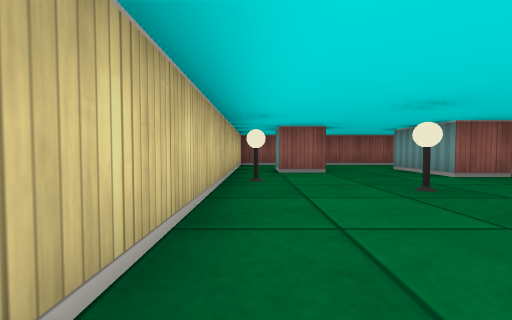
View 1 (above)

12 first-person views from a walk through a cub3D level. The camera is about half as high as the walls, tilts 2° down and sees 90° across. The floor is counted in squares. Each view is taken from the middle of a square. On the plan, view 1 faces up. The plan holds only what a view shows up to about 9 squares ahead; the rest is blank. The place goes on beyond the plan.

View 2
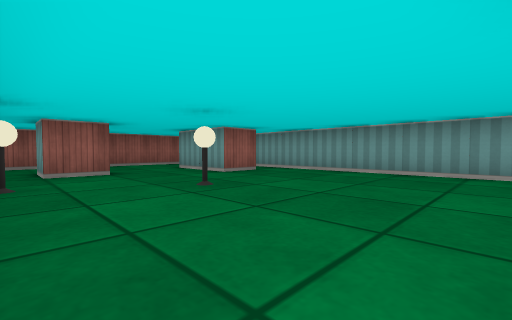

View 3
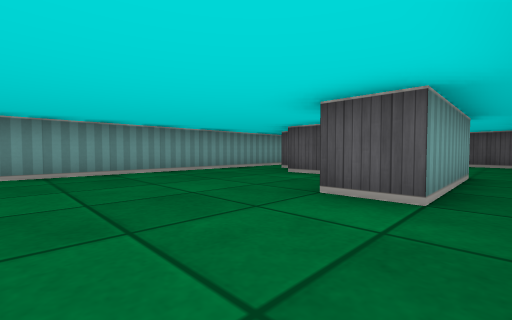

View 4
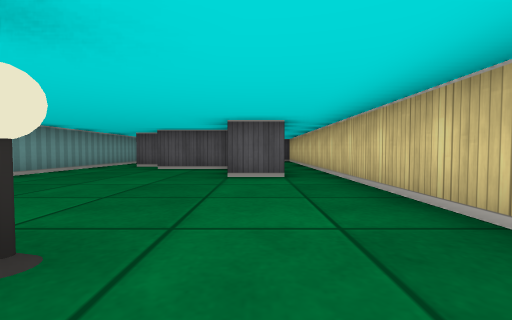

View 5
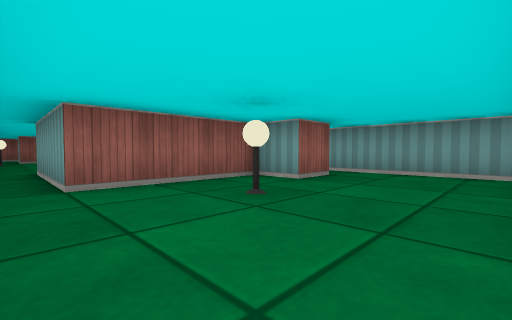

View 6
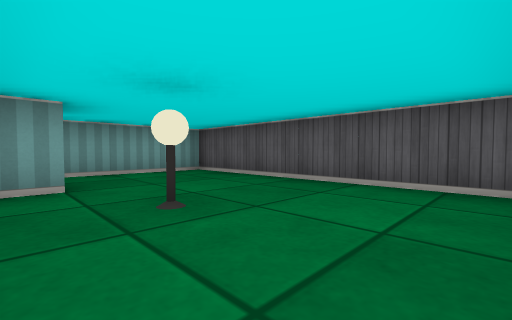

View 7
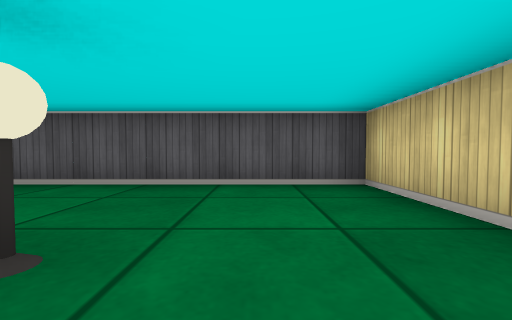

View 8
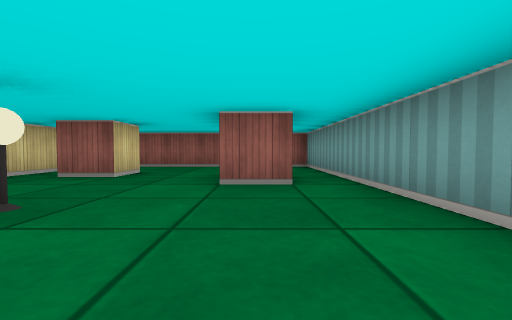

View 9
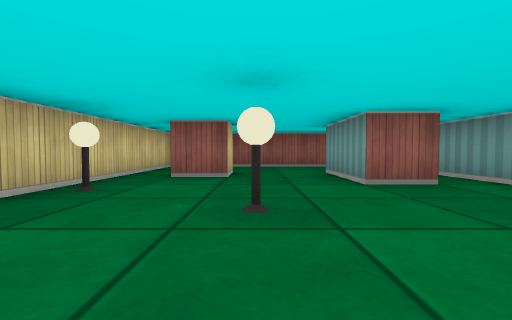

View 10
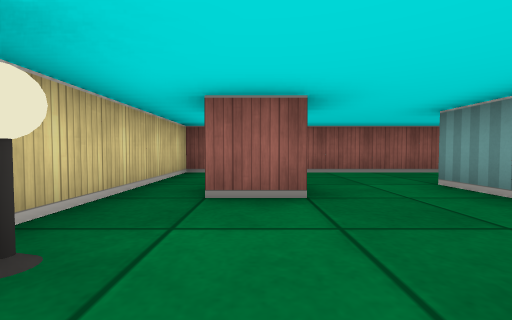

View 11
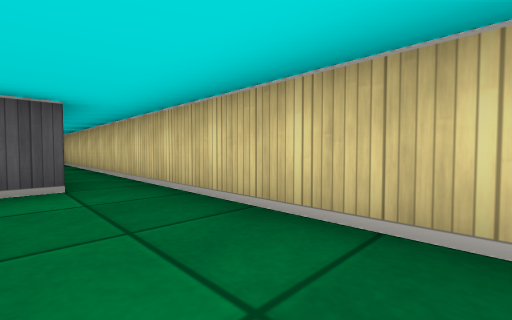

View 12
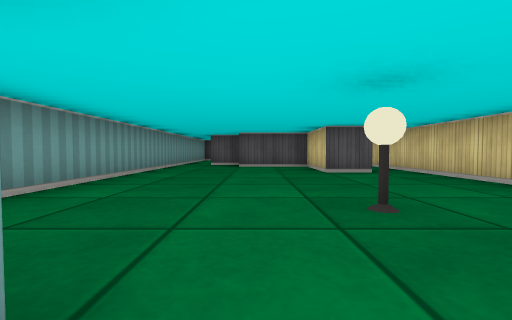

### Floor plan
Ten units are one square. View 1 is at (0, 0); x grows to the right and y downward. Boxes are objects, and circles mark ways between rooms. Rooms are numbered by the first view taken in them; rooms with no view inside come last. Other rooms are left out.
<svg viewBox="-10 -90 70 170">
<path fill="none" stroke="#000" d="M46 -45 35 -45 35 -65M15 -65 15 -55 5 -55 5 -65M5 5 15 5 15 25 35 25M45 -85 -5 -85 -5 5M55 25 55 -65M35 35 45 35M46 45 35 45 35 35 5 35 5 5M-5 5 -5 75 55 75 55 25M55 -65 55 -85 45 -85"/>
<rect x="-5" y="-45" width="10" height="10" fill="#bbb"><title>lamp</title></rect>
<rect x="15" y="-35" width="10" height="10" fill="#bbb"><title>lamp</title></rect>
<rect x="15" y="45" width="10" height="10" fill="#bbb"><title>lamp</title></rect>
<circle cx="0" cy="10" r="3" fill="#2a7"/>
<circle cx="50" cy="35" r="3" fill="#2a7"/>
<circle cx="40" cy="-75" r="3" fill="#2a7"/>
<circle cx="50" cy="-55" r="3" fill="#2a7"/>
<text x="30" y="-30">1</text>
<text x="20" y="50">2</text>
<text x="50" y="-80">3</text>
</svg>
Room 1 opens to room 2. Room 1 opens to room 3.

Where each view was taken, in squares from view 1:
view 1: 0 up, 0 right, facing up
view 2: 0 up, 0 right, facing up-right
view 3: 2 up, 0 right, facing down-right
view 4: 4 up, 1 right, facing down
view 5: 7 down, 0 right, facing up-right
view 6: 4 down, 0 right, facing down-right
view 7: 4 down, 1 right, facing down
view 8: 1 up, 4 right, facing up
view 9: 1 up, 2 right, facing up
view 10: 3 up, 1 right, facing up
view 11: 3 up, 1 right, facing down-left
view 12: 5 up, 3 right, facing down
